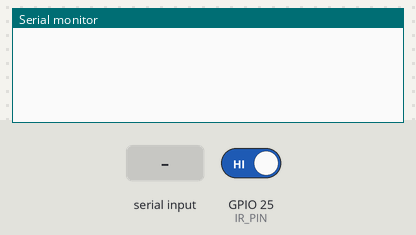
The sketch below on a simulated ESP32. On the bench: the last lines printed to the serial monitor. The inputs (shaded band) are chosen by the test bench; at power-on: GPIO 25 (IR_PIN) HIGH.

Above: at 1.2 s.
1.3 s: GPIO 25 (IR_PIN) driven LOW
At 3.3 s:
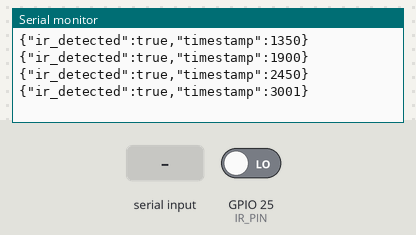
3.4 s: "1" received over Serial
At 4.8 s:
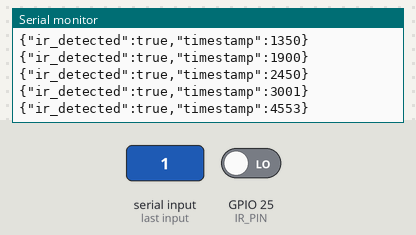
4.9 s: "0" received over Serial
At 6.6 s:
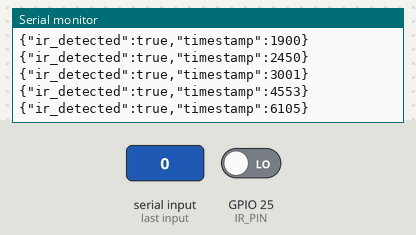
Timing chart, 0 to 8.1 s (numbered marks = the images above; inputs shaded):
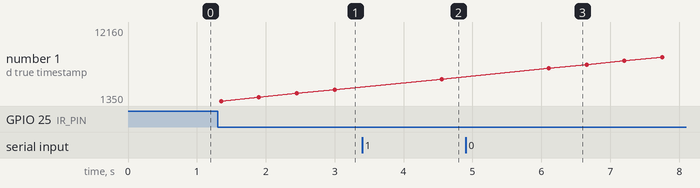

Measured:
- after the input at 1.3 s, the serial monitor: prints a new line after 0.05 s (image 1)
- after the input at 3.4 s, the serial monitor: prints a new line after 1.2 s (image 2)
- after the input at 4.9 s, the serial monitor: prints a new line after 1.2 s (image 3)
- plotted number 1: 3001 → 4553 after the input at 3.4 s, 4553 → 12160 after the input at 4.9 s

The sketch:

main.ino
```cpp
// TO BE CONTINUED

#include <ArduinoJson.h>

const int IR_PIN = 25;         // IR sensor input, contoh 25
const int SERVO_PINS[] = {12, 14, 27};  // 3 servos, contoh 12, 14, 27

void setup() {
    Serial.begin(115200);
    pinMode(IR_PIN, INPUT);
}

void loop() {
    // Check IR sensor
    if (digitalRead(IR_PIN) == LOW) {  // Tomato detected
        delay(50);  // Debounce
        if (digitalRead(IR_PIN) == LOW) {
            StaticJsonDocument<128> doc;
            doc["ir_detected"] = true;
            doc["timestamp"] = millis();
            serializeJson(doc, Serial);
            Serial.println();
            delay(500);
        }
    }

    // Listen for servo commands from Pi
    if (Serial.available()) {
        StaticJsonDocument<128> doc;
        deserializeJson(doc, Serial);
        int servo_id = doc["servo"];
        int angle = doc["angle"];
        moveServo(servo_id, angle);
    }
}

void moveServo(int id, int angle) {
    // Use ESP32Servo library or PWM
    // PWM control for servo 0-180 degrees
}
```
